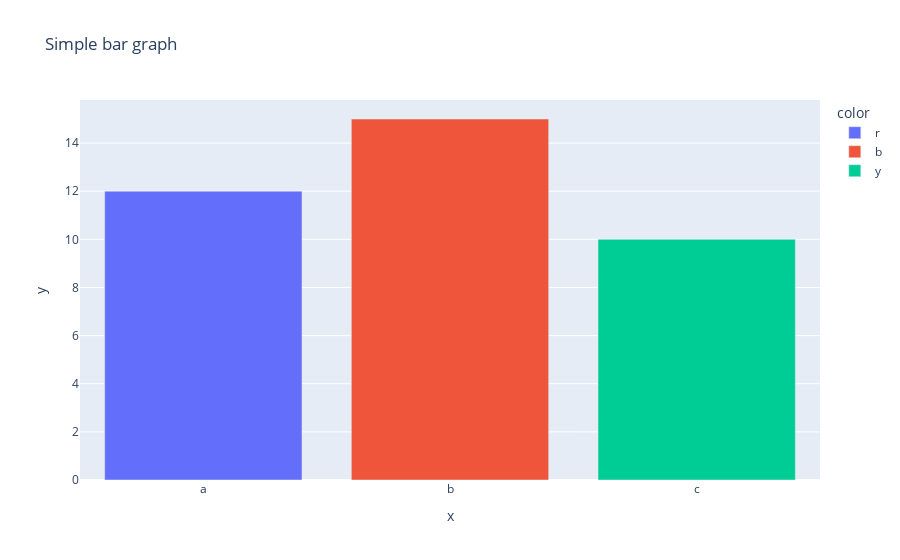

The notebook cell this image was saved under:
### Code cell
data = px.data.iris()
# group_data = data.groupby('species').agg({'petal_width':'count'})
# print(group_data.index, group_data['petal_width'])
# fig = px.bar(data,x = 'species', y = 'petal_width')
fig = px.bar(
    x = ['a','b','c'],
    y = [12,15,10],
    color = ['r','b','y'],
    title = 'Simple bar graph'
)
fig.show()

### Figure 1 — Plotly figure (JSON) as saved in the notebook; plotly's stock layout.template omitted (floating-point values rounded to 4 significant figures)
{"data": [{"hovertemplate": "color=r<br>x=%{x}<br>y=%{y}<extra></extra>", "legendgroup": "r", "marker": {"color": "#636efa", "pattern": {"shape": ""}}, "name": "r", "orientation": "v", "showlegend": true, "textposition": "auto", "type": "bar", "x": ["a"], "xaxis": "x", "y": [12], "yaxis": "y"}, {"hovertemplate": "color=b<br>x=%{x}<br>y=%{y}<extra></extra>", "legendgroup": "b", "marker": {"color": "#EF553B", "pattern": {"shape": ""}}, "name": "b", "orientation": "v", "showlegend": true, "textposition": "auto", "type": "bar", "x": ["b"], "xaxis": "x", "y": [15], "yaxis": "y"}, {"hovertemplate": "color=y<br>x=%{x}<br>y=%{y}<extra></extra>", "legendgroup": "y", "marker": {"color": "#00cc96", "pattern": {"shape": ""}}, "name": "y", "orientation": "v", "showlegend": true, "textposition": "auto", "type": "bar", "x": ["c"], "xaxis": "x", "y": [10], "yaxis": "y"}], "layout": {"barmode": "relative", "legend": {"title": {"text": "color"}, "tracegroupgap": 0}, "title": {"text": "Simple bar graph"}, "xaxis": {"anchor": "y", "domain": [0, 1], "title": {"text": "x"}}, "yaxis": {"anchor": "x", "domain": [0, 1], "title": {"text": "y"}}}}
